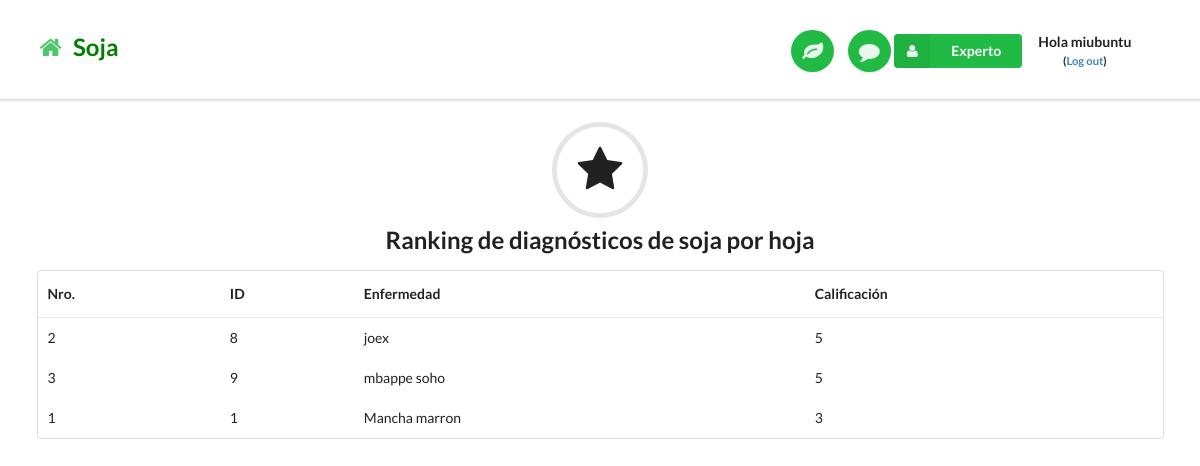
Page /reportecalificacionmaizsoho/ (signed in) on the committed database.
### miapp/models.py (models this page shows, shortened)
class Reviewsoho(models.Model):
    enfermedadName = models.CharField(max_length=50)
    enfermedadId = models.IntegerField()
    comment = models.TextField()
    reviewer = models.CharField(max_length=50)
    stars = models.IntegerField()
    createdTime =  models.DateField(auto_now=True, auto_now_add=False)

### miapp/views.py (the view)
# urls.py: url(r'^reportecalificacionmaizsoho/$', views.reportecalificacionmaizsohoPage, name='reportecalificacionmaizsohoPage'),
@login_required
def reportecalificacionmaizsohoPage(request):
    reviewmaiz = Reviewsoho.objects.order_by('-stars')
    return render(request, 'reportecalificacionmaizsoho.html', {'reviewmaiz':reviewmaiz})

### templates/reportecalificacionmaizsoho.html
{% extends "basesoja.html" %}
{% load staticfiles %}
{% block content %}
<h2 class="ui center aligned icon header">
  <i class="circular star icon"></i>
  Ranking de diagnósticos de soja por hoja
</h2>
<div class="ui container">
<table class="ui basic table">
  <thead>
    <tr>
      <th>Nro.</th>
      <th>ID</th>
      <th>Enfermedad</th>
      <th>Calificación</th>
    </tr>
  </thead>
  {% for reviewmaiz in reviewmaiz %}
  <tbody>
    <tr>
      <td>{{ reviewmaiz.id }}</td>
      <td>{{ reviewmaiz.enfermedadId }}</td>
      <td>{{ reviewmaiz.enfermedadName }}</td>
      <td>{{ reviewmaiz.stars }}</td>
    </tr>
  </tbody>
  {% endfor %}
</table>
</div>
<br>
{% endblock %}

### templates/basesoja.html (shortened to what this page needs)
{% load staticfiles %}
<!DOCTYPE html>
<html lang="en">
<head>
  <link rel="stylesheet" href="{% static "css/bootstrap2.min.css" %}"/>
  <link rel="stylesheet" href="{% static "css/utilbase.css" %}"/>
</head>
<body>
  {% block nav-bar %}
    <div class="ui top fixed menu borderless main nav-bar">
      <div class="ui container">
        <br> <h2><a href="/"><i class="green home icon link"></i>  <span style="color:green"> Soja</span></a></h2>
        <div class="right item">
          <a id="analizar-link" href="/analisis"><button class="circular ui icon green button nav-button"> <i class="large leaf icon link"></i> </button></a>
          <a href="/comentariouser"><button class="circular ui icon green button nav-button"> <i class="large comment icon link"></i> </button></a>
{% if user.is_authenticated %}
<div class="ui floating labeled icon dropdown green button">
          <i class="user icon"></i>
          <span class="text">Experto</span>
        </div>
{% if user.is_authenticated %}
    <div class="item">
        <p class="top-menu" style="text-align:center;"> <b> Hola {{ user.username }} <br> <small>(<a href="{% url 'logout' %}">Log out</a>)</small> </b> </p>
    </div>
{% endif %}
{% endif %}
        </div>
      </div>
    </div>
<br>
  {% endblock %}
  {% block content %}
  {% endblock %}
</body>
</html>

### static/css/utilbase.css (style rules this page uses)
body { padding-top: 74px; }
.nav-bar { padding-top: 7px; padding-bottom: 4px; }
.nav-button { margin-left: 10px !important; }

### rows in the picture
Reviewsoho: id "2", enfermedadId "8", enfermedadName "joex", stars "5"
Reviewsoho: id "3", enfermedadId "9", enfermedadName "mbappe soho", stars "5"
Reviewsoho: id "1", enfermedadId "1", enfermedadName "Mancha marron", stars "3"

### other values in the picture
{{ user.username }} "miubuntu"
